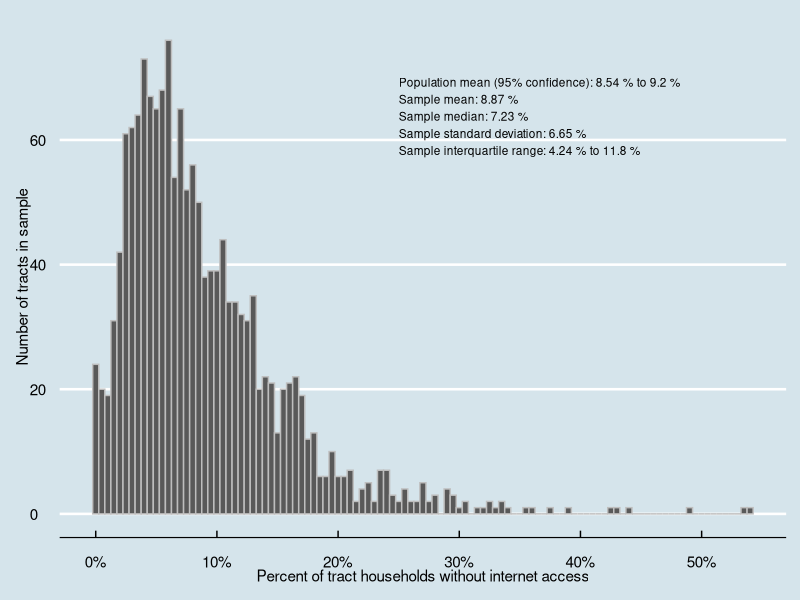
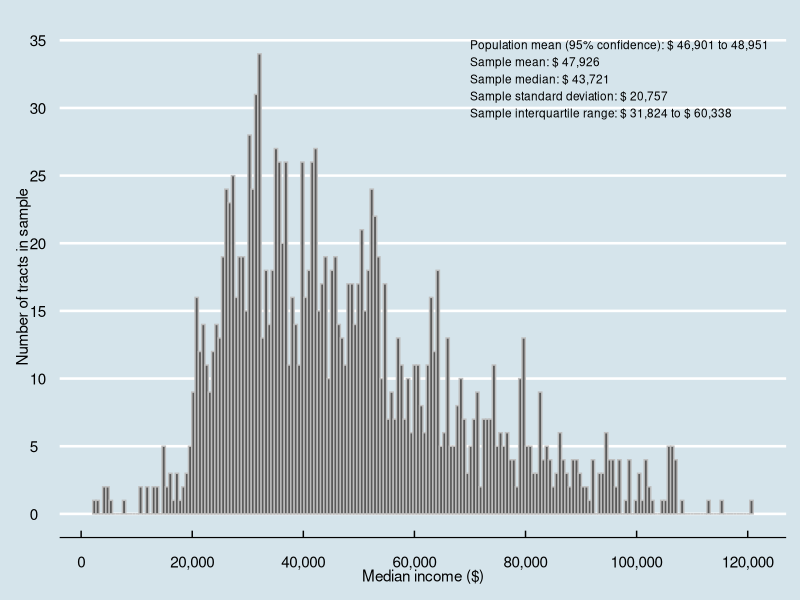
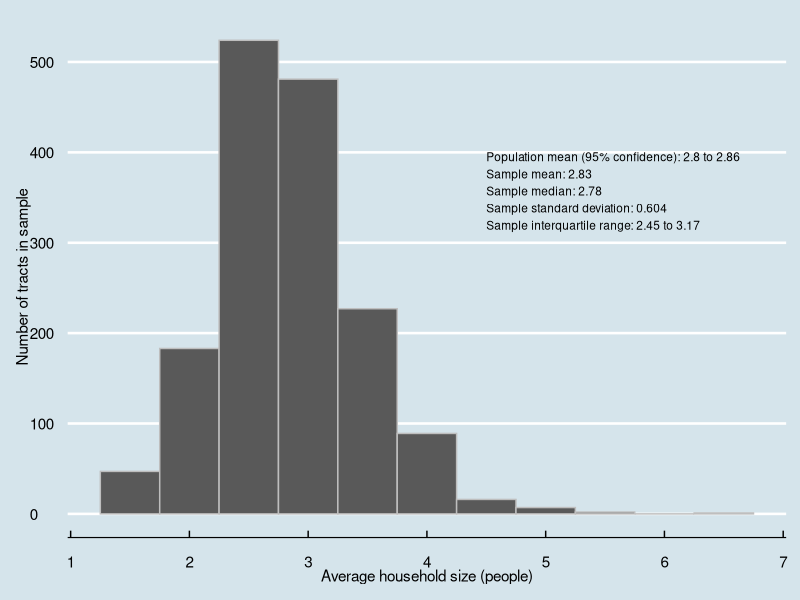

Write the R code that produced these figures, in order.
## ---- chunk 1
knitr::opts_chunk$set(echo = TRUE)
## ---- chunk 2
library(tidyverse)
library(ggplot2)
library(ggthemes)
## ---- chunk 3
tract_data <- read_csv("bayareaCA2018.csv")
## ---- chunk 4
no_internet_summary <-  summary(tract_data$pct_no_internet)
no_internet_sd <- sd(tract_data$pct_no_internet, na.rm = TRUE)
no_internet_conf_int <- t.test(tract_data$pct_no_internet)

paste("The sample mean for percent of households without internet access is",
      prettyNum(no_internet_summary["Mean"]*100, digits=3),"%")

paste("The sample median for percent of households without internet access is",
      prettyNum(no_internet_summary["Median"]*100, digits=3),"%")

paste("The sample standard deviation for percent of households without internet access is",
      prettyNum(no_internet_sd*100, digits=3),"%")

paste("The sample interquartile range for percent of houesholds without internet access is",
      prettyNum(no_internet_summary["1st Qu."]*100, digits=3), "% to", 
      prettyNum(no_internet_summary["3rd Qu."]*100, digits=3), "%")
## ---- chunk 5
income_summary <- summary(tract_data$med_incomeE)
income_sd <- sd(tract_data$med_incomeE, na.rm = TRUE)
income_conf_int <- t.test(tract_data$med_incomeE)

paste("The sample mean for median income is $",
      prettyNum(income_summary["Mean"], big.mark = ",", digits=3))

paste("The sample median for median income is $",
      prettyNum(income_summary["Median"], big.mark = ",", digits=3))

paste("The sample standard deviation for median income is $",
      prettyNum(income_sd, big.mark = ",", digits = 3))

paste("The sample interquartile range for median income is $",
      prettyNum(income_summary["1st Qu."], big.mark = ",", digits=5),"to $", 
      prettyNum(income_summary["3rd Qu."], big.mark = ",", digits=5))
## ---- chunk 6
hh_size_summary <- summary(tract_data$avg_hh_sizeE)
hh_size_sd <- sd(tract_data$avg_hh_sizeE, na.rm = TRUE)
hh_size_conf_int <- t.test(tract_data$avg_hh_sizeE)

paste("The sample mean for average household size is",
      prettyNum(hh_size_summary["Mean"], digits=3), "people")

paste("The sample median for average household size is",
      prettyNum(hh_size_summary["Median"], digits=3),"people")

paste("The sample standard deviation for average household size is",
      prettyNum(hh_size_sd, digits = 3),"people")

paste("The sample interquartile range for average household size is",
      prettyNum(hh_size_summary["1st Qu."], digits=3), "people to", 
      prettyNum(hh_size_summary["3rd Qu."], digits=3), "people")
## ---- chunk 7
summary_table <- tibble(
  Statistic = c("Sample mean", 
                "Median",
                "Standard deviation",
                "Interquartile range",
                "Population mean (95% confidence)"),
  `Households without internet (%)` = c(paste(prettyNum(no_internet_summary["Mean"]*100, digits=3),"%"),
  paste(prettyNum(no_internet_summary["Median"]*100, digits=3),"%"),
  paste(prettyNum(no_internet_sd*100, digits=3),"%"),
  paste(prettyNum(no_internet_summary["1st Qu."]*100, digits=3), "% to", 
  prettyNum(no_internet_summary["3rd Qu."]*100, digits=3), "%"),
  paste(prettyNum(no_internet_conf_int$conf.int[1]*100, digits=3), "% to",
        prettyNum(no_internet_conf_int$conf.int[2]*100, digits=3), "%")),
  `Median income ($)` =  
c(prettyNum(income_summary["Mean"], big.mark = ",", digits=3), 
  prettyNum(income_summary["Median"], big.mark = ",", digits=3),
  prettyNum(income_sd, big.mark = ",", digits = 3),
  paste(prettyNum(income_summary["1st Qu."], big.mark = ",", digits=5),"to", 
        prettyNum(income_summary["3rd Qu."], big.mark = ",", digits=5)),
  paste(prettyNum(income_conf_int$conf.int[1], big.mark = ",", digits=3), "to",
        prettyNum(income_conf_int$conf.int[2], big.mark = ",", digits=3))),
  `Average household size (people)` =
c(prettyNum(hh_size_summary["Mean"], digits=3), 
  prettyNum(hh_size_summary["Median"], digits=3),
  prettyNum(hh_size_sd, digits = 3),
  paste(hh_size_summary["1st Qu."],"to", hh_size_summary["3rd Qu."]),
  paste(prettyNum(hh_size_conf_int$conf.int[1], digits=3), "to",
        prettyNum(hh_size_conf_int$conf.int[2], digits=3))))

knitr::kable(summary_table, caption = "Characteristics of census tracts in nine-county Bay Area")
## ---- chunk 8
ggplot(tract_data, aes(x = pct_no_internet)) + 
  geom_histogram(color = "gray", binwidth = 0.005) +
  theme_economist() +
  scale_x_continuous(name = "Percent of tract households without internet access",
                     breaks = breaks <- seq(0, 1, by = .1),
                     labels = paste(breaks*100, "%", sep = "")) + 
  scale_y_continuous(name = "Number of tracts in sample") +
  annotate("text", x = .25, y = 70, size = 3, 
           label = paste("Population mean (95% confidence):",
                         prettyNum(no_internet_conf_int$conf.int[1]*100, digits=3), "% to",
                         prettyNum(no_internet_conf_int$conf.int[2]*100, digits=3), "%",
                         "\nSample mean:", 
                         prettyNum(no_internet_summary["Mean"]*100, digits=3),"%",
                         "\nSample median:",
                         prettyNum(no_internet_summary["Median"]*100, digits=3),"%",
                         "\nSample standard deviation:",
                         prettyNum(no_internet_sd*100, digits=3),"%", 
                         "\nSample interquartile range:",
                         prettyNum(no_internet_summary["1st Qu."]*100, digits=3), "% to", 
                         prettyNum(no_internet_summary["3rd Qu."]*100, digits=3), "%"),
           hjust = 0, vjust = 1) 
## ---- chunk 9
options(scipen = 999)
ggplot(tract_data, aes(x = med_incomeE)) + 
  geom_histogram(color = "gray", bins = 200) +
  theme_economist() +
  scale_x_continuous(name = "Median income ($)",
                     breaks = breaks <- seq(0, 120000, by = 20000),
                     labels = scales::comma) + 
  scale_y_continuous(name = "Number of tracts in sample",
                     breaks = breaks <- seq(0, 40, by = 5),
                     labels = paste(breaks)) +
  annotate("text", x = 70000, y = 35, size = 3, 
           label = paste("Population mean (95% confidence): $",
                         prettyNum(income_conf_int$conf.int[1], big.mark = ",", digits=3), "to",
                         prettyNum(income_conf_int$conf.int[2], big.mark = ",", digits=3),
                         "\nSample mean: $", 
                         prettyNum(income_summary["Mean"], big.mark = ",", digits=3),
                         "\nSample median: $",
                         prettyNum(income_summary["Median"], big.mark = ",", digits=3),
                         "\nSample standard deviation: $",
                         prettyNum(income_sd, big.mark = ",", digits = 3), 
                         "\nSample interquartile range: $",
                         prettyNum(income_summary["1st Qu."], big.mark = ",", digits=5),"to $", 
                         prettyNum(income_summary["3rd Qu."], big.mark = ",", digits=5)),
           hjust = 0, vjust = 1) 
  
## ---- chunk 10
ggplot(tract_data, aes(x = avg_hh_sizeE)) + 
  geom_histogram(color = "gray", binwidth = .5) +
  theme_economist() +
  scale_x_continuous(name = "Average household size (people)",
                     breaks = breaks <- seq(0, 8, by = 1),
                     labels = paste(breaks)) + 
  scale_y_continuous(name = "Number of tracts in sample") +
  annotate("text", x = 4.5, y = 400, size = 3, 
           label = paste("Population mean (95% confidence):",
                         prettyNum(hh_size_conf_int$conf.int[1], digits=3), "to",
                         prettyNum(hh_size_conf_int$conf.int[2], digits=3),
                         "\nSample mean:", 
                         prettyNum(hh_size_summary["Mean"], digits=3),
                         "\nSample median:",
                         prettyNum(hh_size_summary["Median"], digits=3),
                         "\nSample standard deviation:",
                         prettyNum(hh_size_sd, digits = 3), 
                         "\nSample interquartile range:",
                         prettyNum(hh_size_summary["1st Qu."], digits=5),"to", 
                         prettyNum(hh_size_summary["3rd Qu."], digits=5)),
           hjust = 0, vjust = 1) 
## ---- chunk 11
alameda <- t.test(tract_data$county == "Alameda")
contra_costa <- t.test(tract_data$county == "ContraCosta")
marin <- t.test(tract_data$county == "Marin")
napa <- t.test(tract_data$county == "Napa")
san_francisco <- t.test(tract_data$county == "San Francisco")
san_mateo <- t.test(tract_data$county == "San Mateo")
santa_clara <- t.test(tract_data$county == "Santa Clara")
solano <- t.test(tract_data$county == "Solano")
sonoma <- t.test(tract_data$county == "Sonoma")
## ---- chunk 12
county <- tibble(`County` = c("Alameda", "ContraCosta", "Marin", "Napa",
                                  "San Francisco", "San Mateo", 
                                  "Santa Clara", "Solano", "Sonoma"), 
                     `Sample proportion` =
                       c(paste(prettyNum(alameda$estimate*100,
                                         digits = 3), "%"),
                         paste(prettyNum(contra_costa$estimate*100,
                                         digits = 3), "%"),
                         paste(prettyNum(marin$estimate*100,
                                         digits = 3), "%"),
                         paste(prettyNum(napa$estimate*100,
                                         digits = 3), "%"),
                         paste(prettyNum(san_francisco$estimate*100,
                                         digits = 3), "%"),
                         paste(prettyNum(san_mateo$estimate*100,
                                         digits = 3), "%"),
                         paste(prettyNum(santa_clara$estimate*100,
                                         digits = 3), "%"),
                         paste(prettyNum(solano$estimate*100,
                                         digits = 3), "%"),
                         paste(prettyNum(sonoma$estimate*100,
                                         digits = 3), "%")), 
                      `95-percent confidence interval` =  
                        c(paste(prettyNum(alameda$conf.int[1]*100,
                                          digits = 3), "% to ",
                                prettyNum(alameda$conf.int[2]*100,
                                          digits = 3), "%"),
                         paste(prettyNum(contra_costa$conf.int[1]*100,
                                          digits = 3), "% to ",
                                prettyNum(contra_costa$conf.int[2]*100,
                                          digits = 3), "%"),
                         paste(prettyNum(marin$conf.int[1]*100,
                                          digits = 3), "% to ",
                                prettyNum(marin$conf.int[2]*100,
                                          digits = 3), "%"),
                         paste(prettyNum(napa$conf.int[1]*100,
                                          digits = 3), "% to ",
                                prettyNum(napa$conf.int[2]*100,
                                          digits = 3), "%"),
                         paste(prettyNum(san_francisco$conf.int[1]*100,
                                          digits = 3), "% to ",
                                prettyNum(san_francisco$conf.int[2]*100,
                                          digits = 3), "%"),
                         paste(prettyNum(san_mateo$conf.int[1]*100,
                                          digits = 3), "% to ",
                                prettyNum(san_mateo$conf.int[2]*100,
                                          digits = 3), "%"),
                         paste(prettyNum(santa_clara$conf.int[1]*100,
                                          digits = 3), "% to ",
                                prettyNum(santa_clara$conf.int[2]*100,
                                          digits = 3), "%"),
                         paste(prettyNum(solano$conf.int[1]*100,
                                          digits = 3), "% to ",
                                prettyNum(solano$conf.int[2]*100,
                                          digits = 3), "%"),
                         paste(prettyNum(sonoma$conf.int[1]*100,
                                          digits = 3), "% to ",
                                prettyNum(sonoma$conf.int[2]*100,
                                          digits = 3), "%")))
knitr::kable(county, caption = "Census tracts in the nine-county Bay Area")
## ---- chunk 13
nh_black <- t.test (tract_data$maj_re == "nh_black")
hs_latino <- t.test (tract_data$maj_re == "hisp_latino")
no_majority <- t.test (tract_data$maj_re == "no_maj_re")
nh_white <- t.test (tract_data$maj_re == "nh_white")
nh_asian <- t.test (tract_data$maj_re == "nh_asian")
native_am <- t.test (tract_data$maj_re == "native_am")
hawaiian_PI <- t.test (tract_data$maj_re == "hawaiian_PI")
multi <- t.test (tract_data$maj_re == "multi")
other_nh <- t.test (tract_data$maj_re == "other_nh")
## ---- chunk 14
race_shares <- tibble(`Majority Race` = c("Hispanic/Latino",
                                  "White (not Hispanic/Latino)",
                                  "No Majority",
                                  "Asian (not Hispanic/Latino)",
                                  "Black (not Hispanic/Latino)",
                                  "Native American (not Hispanic/Latino)",
                                  "Hawaiian/Pacific Islander (not Hispanic/Latino)",
                                  "Multiple races",
                                  "Other (not Hispanic/Latino)"),
                 `Sample proportion` = c(paste(prettyNum(hs_latino$estimate*100, digits = 3), "%"),
  paste(prettyNum(nh_white$estimate*100, digits = 3), "%"),
  paste(prettyNum(no_majority$estimate*100, digits = 3), "%"),
  paste(prettyNum(nh_asian$estimate*100, digits = 3), "%"),
  paste(prettyNum(nh_black$estimate*100, digits = 3), "%"),
  paste(prettyNum(native_am$estimate*100, digits = 3), "%"),
  paste(prettyNum(hawaiian_PI$estimate*100, digits = 3), "%"),
  paste(prettyNum(multi$estimate*100, digits = 3), "%"),
  paste(prettyNum(other_nh$estimate*100, digits = 3), "%")),
                 `95-percent confidence interval` = 
c(paste(prettyNum(hs_latino$conf.int[1]*100, digits=3), "% to ",
        prettyNum(hs_latino$conf.int[2]*100, digits=3), "%", sep=""),
  paste(prettyNum(nh_white$conf.int[1]*100, digits=3), "% to ",
        prettyNum(nh_white$conf.int[2]*100, digits=3), "%", sep=""),
  paste(prettyNum(no_majority$conf.int[1]*100, digits=3), "% to ",
        prettyNum(no_majority$conf.int[2]*100, digits=3), "%", sep=""),
  paste(prettyNum(nh_asian$conf.int[1]*100, digits=3), "% to ",
        prettyNum(nh_asian$conf.int[2]*100, digits=3), "%", sep=""),
  paste(prettyNum(nh_black$conf.int[1]*100, digits=3), "% to ",
        prettyNum(nh_black$conf.int[2]*100, digits=3), "%", sep=""),
  paste("no data"),
  paste("no data"),
  paste("no data"),
  paste("no data")))
                   
knitr::kable(race_shares, caption = "Census tracts in nine-county Bay Area")
## ---- chunk 15
maj_rented <- t.test(tract_data$maj_units_rented)
maj_owned <- t.test(!tract_data$maj_units_rented)
## ---- chunk 16
for_shares <- tibble(`Majority rented vs. owned` = c("Rented","Owned"), 
                     `Sample proportion` =
                       c(paste(prettyNum(maj_rented$estimate*100,
                                         digits = 3), "%"),
                         paste(prettyNum(maj_owned$estimate*100,
                                         digits = 3), "%")), 
                      `95-percent confidence interval` =  
                        c(paste(prettyNum(maj_rented$conf.int[1]*100,
                                          digits = 3), "% to ",
                                prettyNum(maj_rented$conf.int[2]*100,
                                          digits = 3), "%"),
                         paste(prettyNum(maj_owned$conf.int[1]*100,
                                          digits = 3), "% to ",
                                prettyNum(maj_owned$conf.int[2]*100,
                                          digits = 3), "%")))
knitr::kable(for_shares, caption = "Census tracts in nine-county Bay Area")
